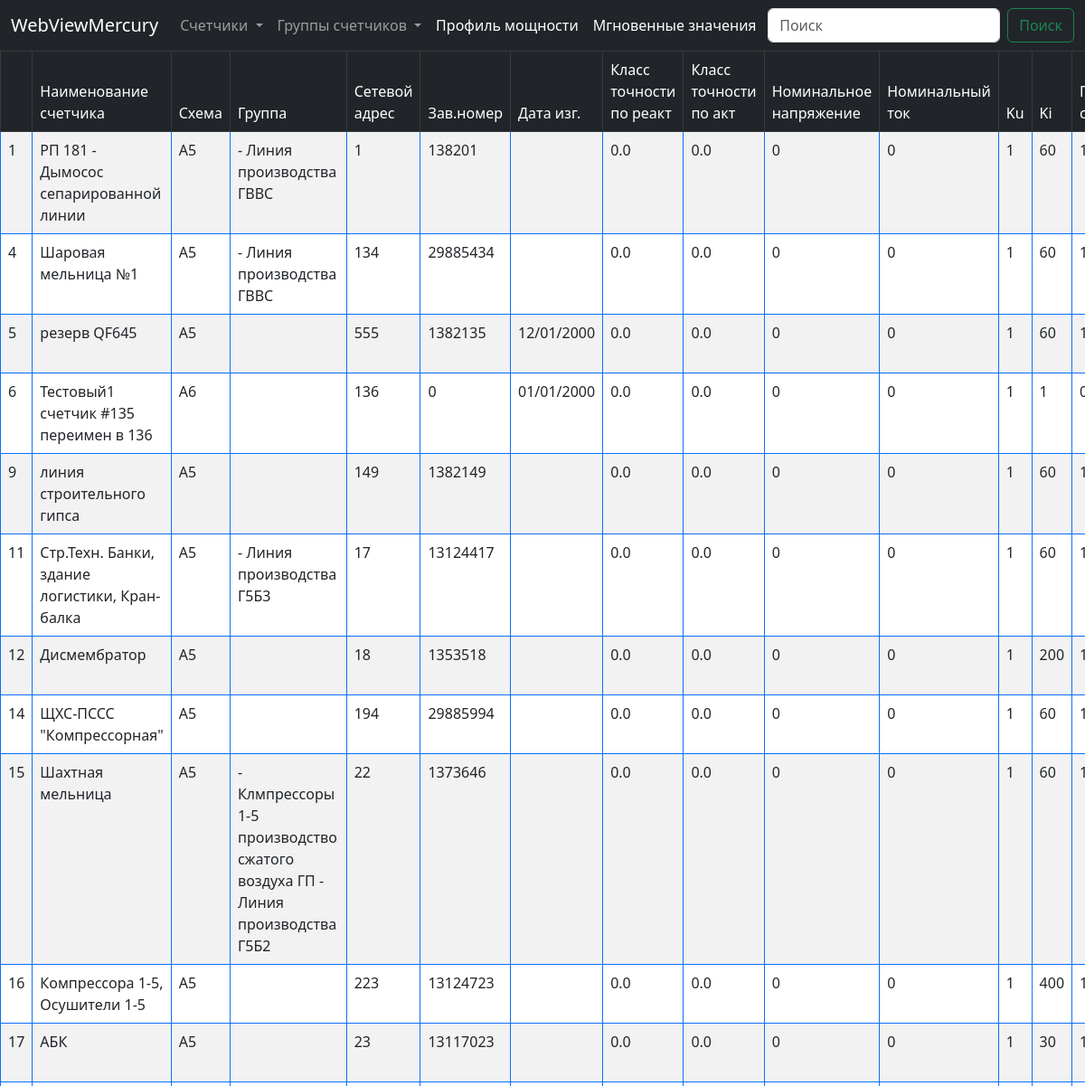
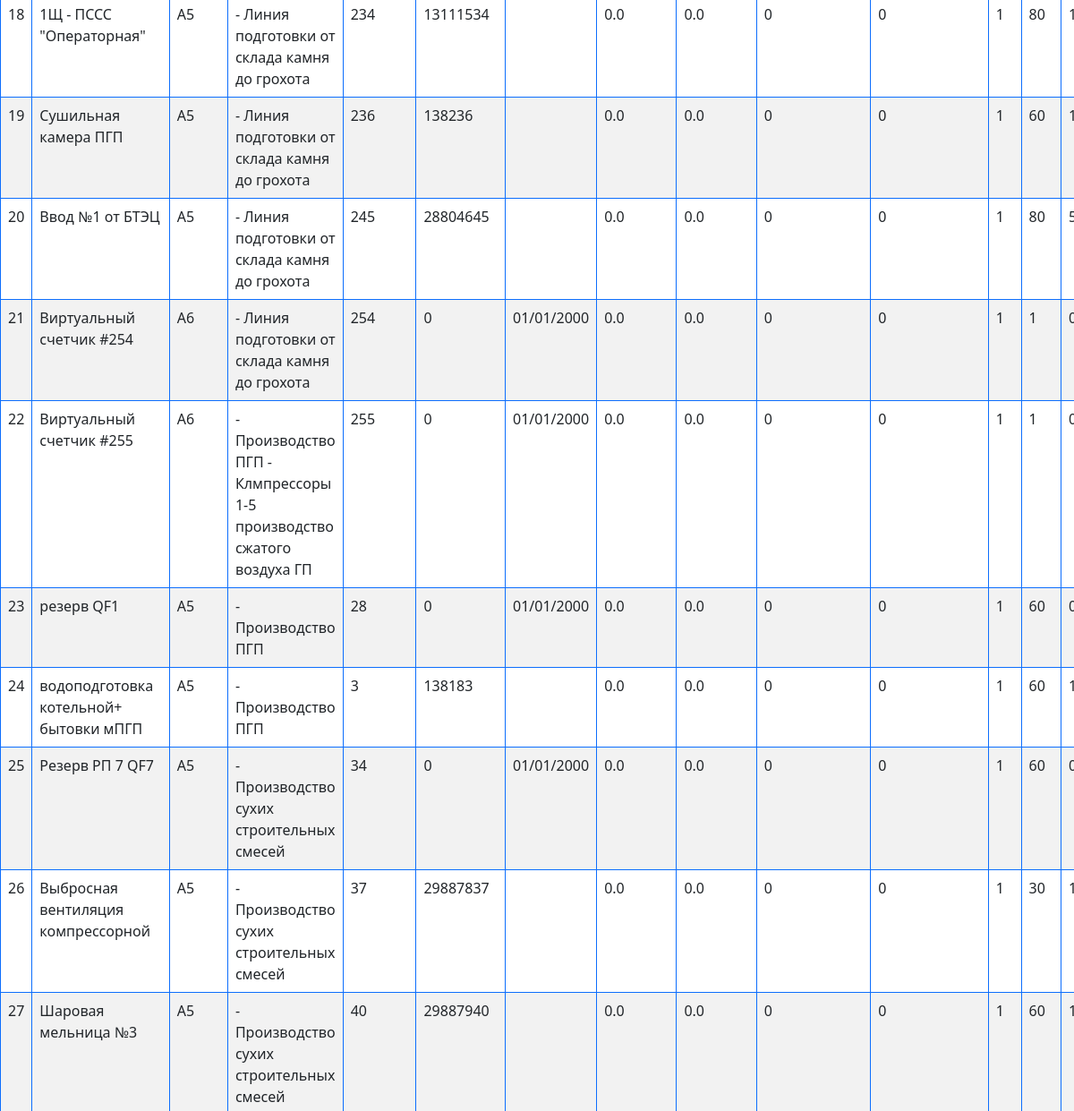
Before: /view_dbc/ (upper part) with the older database file (2 pictures, top to bottom).
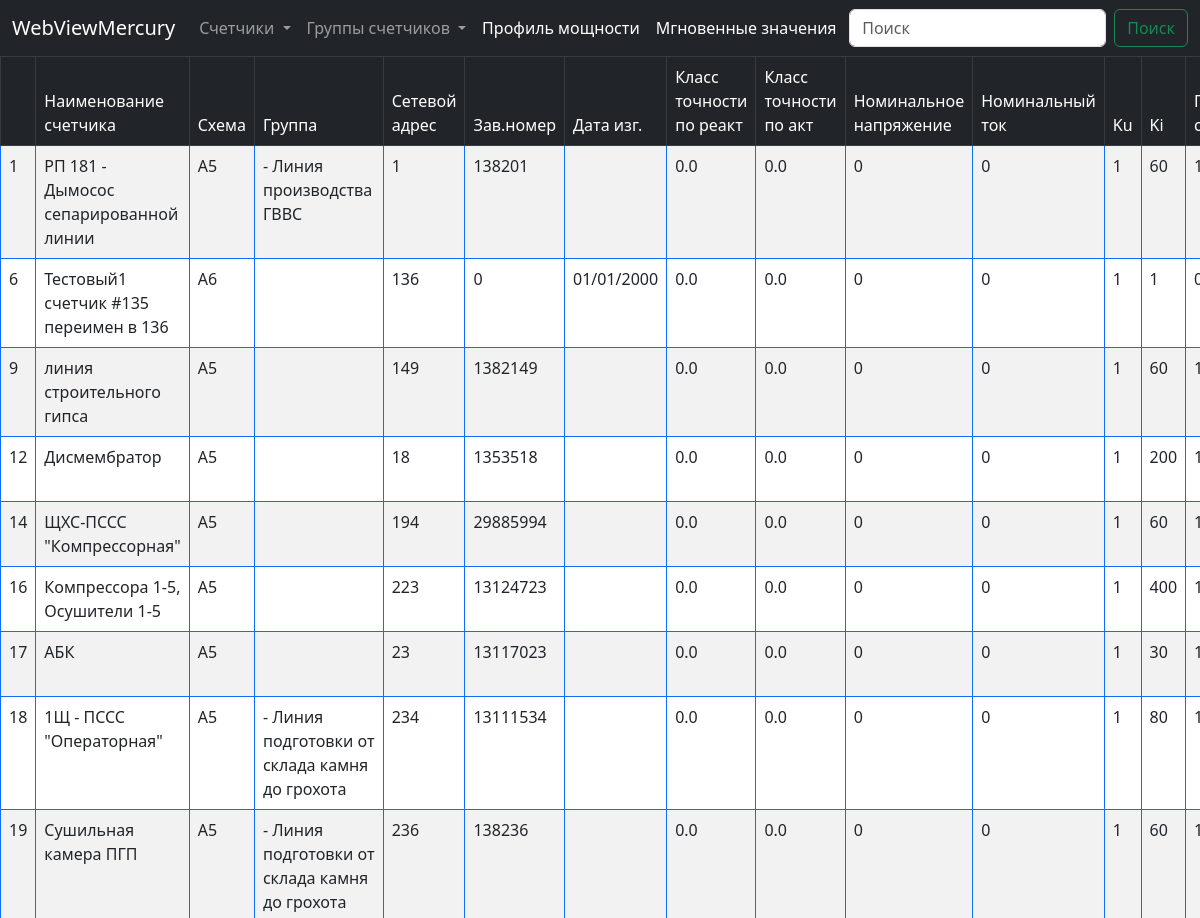
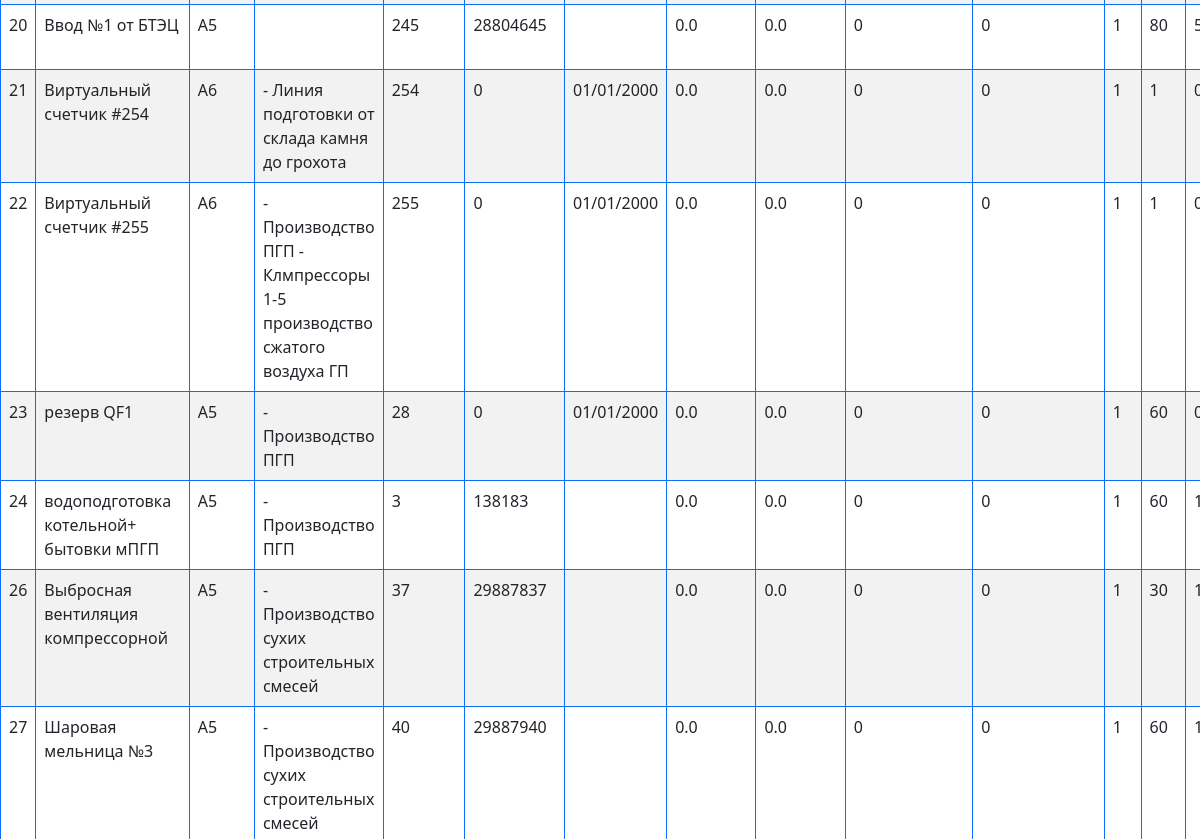
After: the same page with the newer database file (2 pictures, top to bottom).
### WebViewMercury/models.py (models this page shows, shortened)
class DBC(models.Model):
    name_counter_full = models.CharField(max_length=50, verbose_name='Наименование счетчика', blank=False, default="")  # обязательное поле для формы (blank=False)
    groupes = models.ManyToManyField(DBG, through="DBGC", verbose_name='Наименование группы')
    schem = models.CharField(max_length=20, default="", blank=True)                                                     # НЕобязательное поле для формы
    net_adress = models.IntegerField(verbose_name='Сетевой адрес', blank=False, default=0) # обязательное поле для формы (blank=False)
    manuf_number = models.IntegerField(verbose_name='Заводской номер', default=0, blank=True)
    manuf_data = models.DateTimeField(verbose_name='Дата изготовление', default='2000-01-01T00:00', blank=True)
    version_data = models.BigIntegerField(blank=True, default=0)             # вариант исполнения счетчика (6+2 = 8 байт в виде одного числа) (стр.77)
    klass_react = models.FloatField(blank=True, default=0)                   # класс точности по реактивной энергии (стр.75)
    klass_act = models.FloatField(blank=True, default=0)                     # класс точности по активной энергии (стр.75)
    nom_u = models.IntegerField(blank=True, default=0)
    nom_i = models.IntegerField(blank=True, default=0)
    ku = models.IntegerField(blank=True, default=0)                  # коэф трансформации
    ki = models.IntegerField(blank=True, default=0)
    koefA = models.IntegerField(blank=True, default=0)               #
    datetime = models.DateTimeField(blank=True, default='2000-01-01T00:00')           # текущее время и дата счетчика
    adress_last_record = models.IntegerField(blank=True, default=0)  # адрес последней записи массива средних мощностей (стр.78)
    datetime_adr0 = models.DateTimeField(blank=True, default='2000-01-01T00:00')      # дата и время последней записи массива средних мощностей (стр.79)
    def __str__(self) -> str:
        return self.name_counter_full
    class Meta:
        verbose_name = 'Счетчик'
        verbose_name_plural = 'Счетчики'

class DBG(models.Model):
    name_group_full = models.CharField(max_length=50)
    class Meta:
        verbose_name = 'Группа'
        verbose_name_plural = 'Группы'

### WebViewMercury/views.py (the view)
# urls.py: path('view_dbc/', views.page_counters, name='view_dbc'),
def page_counters(request):
    dbc = DBC.objects.all()
    data = {'dbc': dbc}
    print(data)
    return render(request, "view_dbc.html", context=data)

### template/view_dbc.html (shortened to what this page needs)
{% extends 'base.html' %}
{% block content %}
<div class="card-body">
    <div class="table-responsive">
        <table class="table table-bordered border-primary table-striped table-hover">
            <thead class="table-dark">
                <td></td>
                <td>Наименование счетчика</td>
                <td>Схема</td>
                <td>Группа</td>
                <td>Сетевой адрес</td>
                <td>Зав.номер</td>
                <td>Дата изг.</td>
                <td>Класс точности по реакт</td>
                <td>Класс точности по акт</td>
                <td>Номинальное напряжение</td>
                <td>Номинальный ток</td>
                <td>Ku</td>
                <td>Ki</td>
                <td>Постоянная счетчика</td>
            </thead>
            {% for item in dbc %}
            <tr>
                <td>{{ item.pk }}</td>
                <td>{{ item.name_counter_full }}</td>
                <td>{{ item.schem }}</td>
                <td>  {% for group in item.groupes.all %}
                        - {{group.name_group_full}}
                    {% endfor %}</td>
                <td>{{ item.net_adress }}</td>
                <td>{{ item.manuf_number }}</td>
                <td>{{ item.manuf_data|date:"d/m/Y" }}</td>
                <td>{{ item.klass_react }}</td>
                <td>{{ item.klass_act }}</td>
                <td>{{ item.nom_u }}</td>
                <td>{{ item.nom_i }}</td>
                <td>{{ item.ku }}</td>
                <td>{{ item.ki }}</td>
                <td>{{ item.koefA }}</td>
            </tr>
            {% endfor %}
        </table>
    </div>
</div>
</div>
{% endblock %}

Changed rows visible on the page:
removed DBC: pk "4", name_counter_full "Шаровая мельница №1", schem "A5", net_adress "134", manuf_number "29885434", klass_react "0.0", klass_act "0.0", nom_u "0", nom_i "0", ku "1", ki "60", DBG (name_group_full "Линия производства ГВВС")
removed DBC: pk "5", name_counter_full "резерв QF645", schem "A5", net_adress "555", manuf_number "1382135", manuf_data "12/01/2000", klass_react "0.0", klass_act "0.0", nom_u "0", nom_i "0", ku "1", ki "60"
removed DBC: pk "11", name_counter_full "Стр.Техн. Банки, здание логистики, Кран-балка", schem "A5", net_adress "17", manuf_number "13124417", klass_react "0.0", klass_act "0.0", nom_u "0", nom_i "0", ku "1", ki "60"
no longer on this page (row unchanged): DBG: name_group_full "Линия производства Г5Б3", shown under "11"
removed DBC: pk "15", name_counter_full "Шахтная мельница", schem "A5", net_adress "22", manuf_number "1373646", klass_react "0.0", klass_act "0.0", nom_u "0", nom_i "0", ku "1", ki "60", DBG (name_group_full "Клмпрессоры 1-5 производство сжатого воздуха ГП")
no longer on this page (row unchanged): DBG: name_group_full "Линия производства Г5Б2", shown under "15"
removed DBC: pk "25", name_counter_full "Резерв РП 7 QF7", schem "A5", net_adress "34", manuf_number "0", manuf_data "01/01/2000", klass_react "0.0", klass_act "0.0", nom_u "0", nom_i "0", ku "1", ki "60", DBG (name_group_full "Производство сухих строительных смесей")
changed DBC "Ввод №1 от БТЭЦ": loses DBG (name_group_full "Линия подготовки от склада камня до грохота")
